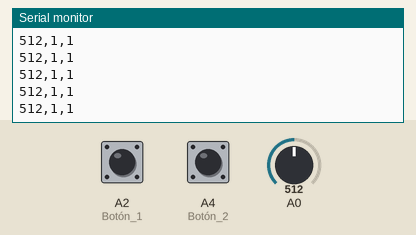
A sketch run on a simulated Arduino Uno, built with avr-gcc and run on an emulated ATmega328P. Parts: the last lines printed to the serial monitor. Inputs (shaded band) come from the test bench; at power-on: A0 = 512, A2 (Botón_1) HIGH, A4 (Botón_2) HIGH.

Above: at 4.2 s.
4.3 s: A0 set to 983
At 4.8 s:
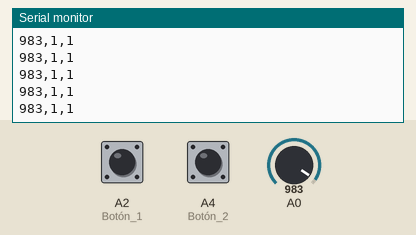
7.3 s: A0 set to 1012
At 7.9 s:
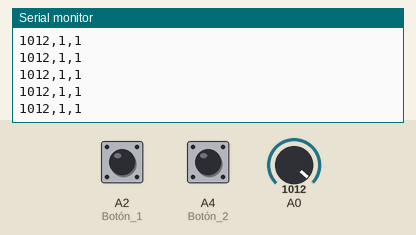
Timing chart, 0 to 10.3 s (numbered marks = the images above; inputs shaded):
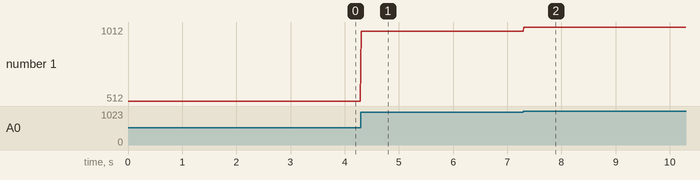

The sketch:

steeringWheel.ino
```cpp
void setup() {
    Serial.begin(9600);
    pinMode(A2, INPUT_PULLUP);  // Botón 1
    pinMode(A4, INPUT_PULLUP);  // Botón 2
}

void loop() {
    int volante = analogRead(A0);  // Potenciómetro del volante
    int boton1 = digitalRead(A2);   // Leer Botón 1
    int boton2 = digitalRead(A4);   // Leer Botón 2

    // Enviar los datos en formato "volante,boton1,boton2"
    Serial.print(volante);
    Serial.print(",");
    Serial.print(boton1);
    Serial.print(",");
    Serial.println(boton2);

    delay(10);
}
```

Measured:
- after the input at 4.3 s, the serial monitor: prints a new line at once (image 1)
- after the input at 7.3 s, the serial monitor: prints a new line at once (image 2)
- plotted number 1: 512 → 983 after the input at 4.3 s, 983 → 1012 after the input at 7.3 s
